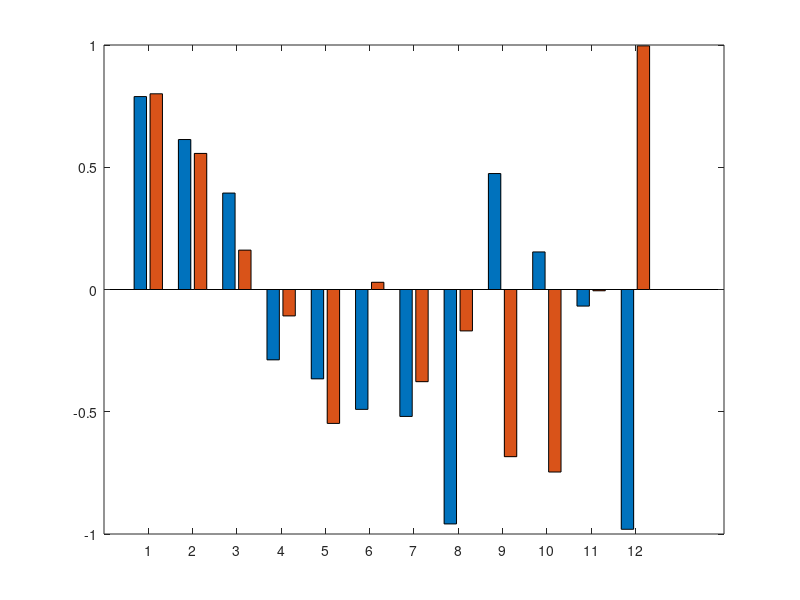

The MATLAB script that drew this image: (Note: this script raises an error after producing the figure.)
function pic_fig3()

namestyle = {'$\bar{\beta}$', '$\theta_{\hat{Q}}$', '$\lambda_\beta$', '$\theta_\beta$',...
    '$\bar{\kappa}$', '$\bar{\mu}$','$\lambda_\mu$', '$\theta_\mu$', '$\nu$',...
     '$\sigma$', '$\nu_u$','$K_{\hat{Q}}$'};

%% double bar figure
p_p = load('data/PRCC/p_p.dat');
p_r = load('data/PRCC/p_r.dat');

[~,index] = sort(p_p,'descend');

s = [1,2,4,7,8,9,10,11,3,5,6,12];
index = index(s);

p_p = p_p(index);
p_r = p_r(index);


p = [p_p; p_r]';
close all
b = bar(p);

b(1).FaceColor = '#F70000';
b(1).EdgeColor = 'none';
clim([min(p(1,:)),max(p(1,:))]);

b(2).FaceColor ='#0000FB';
b(2).EdgeColor = 'none';
b(2).FaceAlpha = 1;
b(2).EdgeAlpha = 1;



grid on;
xticks(1:16);
xticklabels(namestyle(index));
ylim([-1,1]);
set(gca,'TickLabelInterpreter','latex', 'FontSize', 15);
set(gcf,'unit','centimeters','position',[7 8 32 10]);
title('Local sensitivity analysis of key parameters');
% print('Figure/fig3/PRCC','-dpng','-r600');

end
